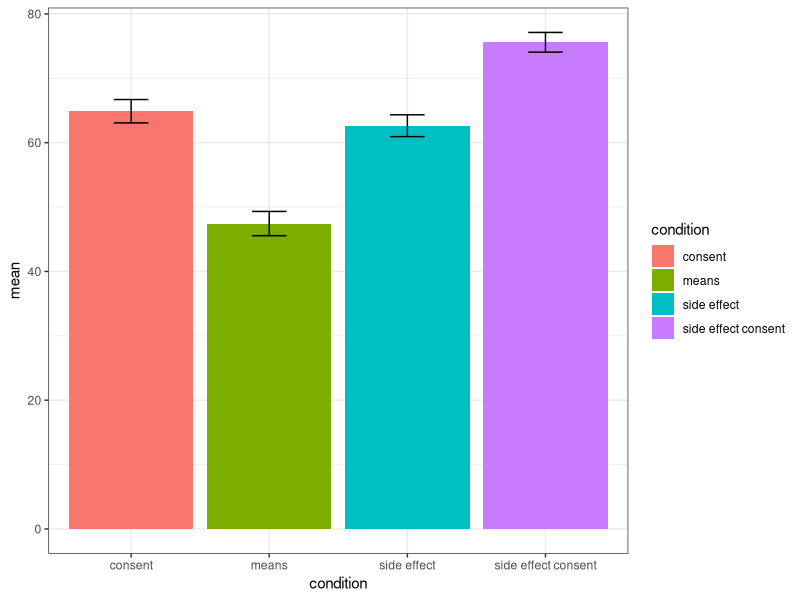
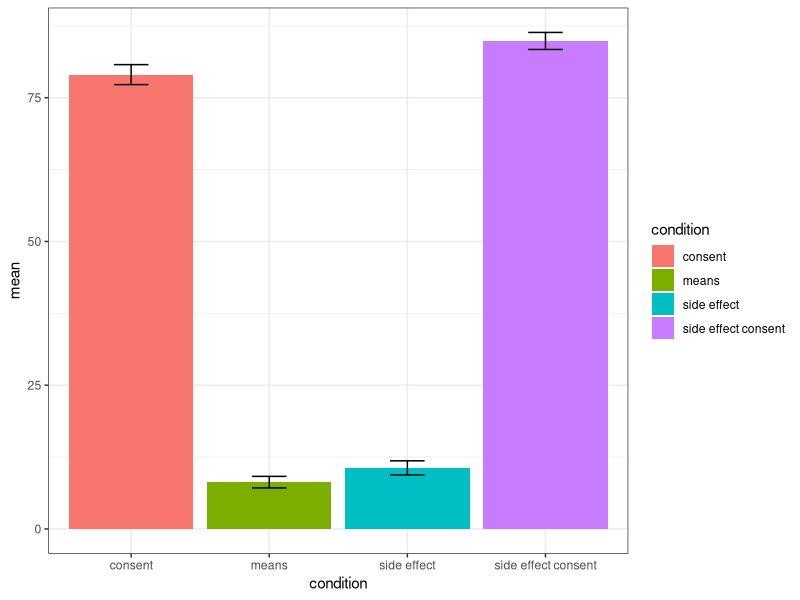
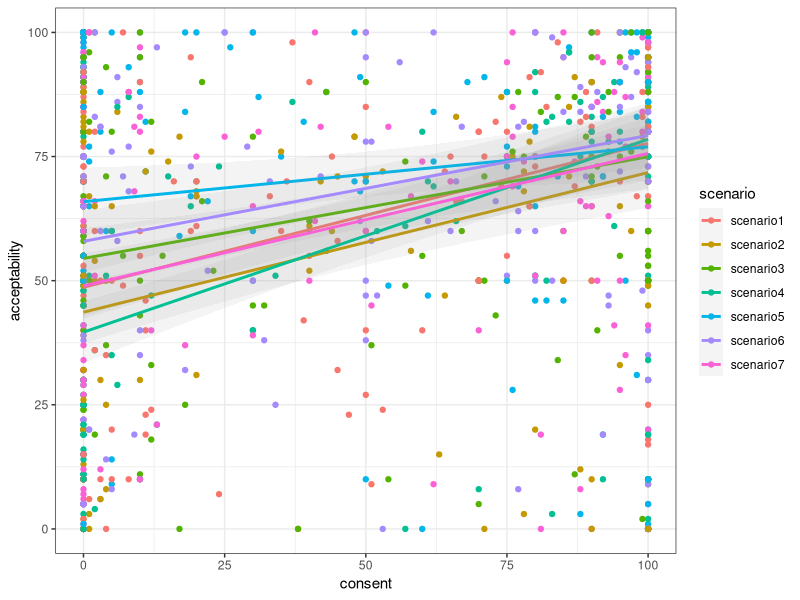

Source code (R) for these figures, in order:
install.packages("tidyverse")
install.packages("dplyr")
library(tidyverse)

setwd("/Users/maboca/Desktop/trolleyconsent")

d <- read.csv("trolley_consent_2_data.csv")

#View(d)

names(d)
means1 <- grep("means_1", names(d))
means2 <- grep("meansConQ_1", names(d))
cons1 <- grep("cons_1", names(d)) #how do i get rid of all of the sidecons ones
cons1s <- grep("side", names(d[cons1]))
cons1 <- cons1[-c(cons1s)]
cons2 <- grep("consConQ_1", names(d))
cons2s <- grep("side", names(d[cons2]))
cons2 <- cons2[-c(cons2s)]
side1 <- grep("side_1", names(d))
side2 <- grep("sideConQ_1", names(d)) 
sidecons1 <- grep("sidecons_1", names(d))
sidecons2 <- grep("sideconsConQ_1", names(d))
time <- grep("Submit", names(d)) 

#View (d)
dp <- d[, c(9, time, means1, means2, cons1, cons2, side1, side2, sidecons1, sidecons2)] #what does 8 mean oh it means ID
#View(dp)
dp$totaltime <- rowSums(dp[,2:29], na.rm = TRUE)
#View(dp)
dp <- dp %>% select(-c(2:29)) %>% filter(dp$totaltime > 80) %>%#there seems to be an error here and i think it's because total time has no value  
  gather(question, response, -c(1,58), na.rm = TRUE) %>% ##what does the 57 mean here
  mutate(dv = case_when( #dv is a new set of data with these two conditions
    str_detect(question, "ConQ")~"consent",
    str_detect(question, "1")~"acceptability"
  ), 
  scenario = case_when(
    str_detect(question, "MSH")~"scenario1",
    str_detect(question, "NS")~"scenario2",
    str_detect(question, "MR")~"scenario3",
    str_detect(question, "MFT")~"scenario4",
    str_detect(question, "NP")~"scenario5",
    str_detect(question, "SS")~"scenario6",
    str_detect(question, "BB")~"scenario7",
  ),
  scenario = factor(scenario, levels = c("scenario1", "scenario2", "scenario3", ##what does factor mean again - these are distinct things
                                         "scenario4", "scenario5", "scenario6",
                                         "scenario7")),
  condition = case_when(
    str_detect(question, "sidecons")~"side effect consent",
    str_detect(question, "means")~"means",
    str_detect(question, "side")~"side effect", #this could be a problem
    str_detect(question, "cons")~"consent"
  ))

View(dp)

d.sum <- dp %>% group_by(dv, 
                         #scenario, 
                         condition) %>% #add scenario for grouping by scenario
  summarise(mean = mean(response, na.rm = TRUE), 
            n = length(response), 
            sd = sd(response),
            se = sd/(sqrt(n))
  )

fig1 <- d.sum %>% filter(dv != "consent") %>%  #these are all of the resuls of acceptability by scenario
  #filter(scenario == "scenario1" | scenario == "scenario2" | scenario == "scenario3"
   #      | scenario == "scenario4" | scenario == "scenario5" | scenario == "scenario6" | scenario == "scenario7") %>%
  ggplot(aes(y = mean, x = condition, fill = condition)) + 
  geom_bar(stat = "identity", position = "dodge") +  
  geom_errorbar(aes(ymin = mean - se, ymax = mean + se), width = 0.25, position = "dodge") +
  #facet_wrap(~scenario) +
  theme_bw()

#t.test(dp$response[dp$scenario == "scenario1" & dp$condition == "means" & dp$dv == "acceptability"], 
      # dp$response[dp$scenario == "scenario1" & dp$condition == "side effect" & dp$dv == "acceptability"])

fig2 <- d.sum %>% filter(dv == "consent") %>% 
  ggplot(aes(y = mean, x = condition, fill = condition)) + 
  geom_bar(stat = "identity", position = "dodge") +  
  geom_errorbar(aes(ymin = mean - se, ymax = mean + se), width = 0.25, position = "dodge") +
  #facet_wrap(~scenario) +
  theme_bw()

dpw <- dp %>% select(-question) %>% 
  #filter(condition != "side effect") %>% 
  spread(dv, response)
View(dpw)

fig3 <- dpw %>% #filter(dv == "consent") %>% 
  ggplot(aes(y = acceptability, x = consent, color = scenario)) + 
  geom_point(stat = "identity") +
  geom_smooth(method = lm, alpha = 0.1) + 
  #facet_wrap(~scenario) + #potentially comment this line out
  theme_bw()

cor.test(x = dpw$consent[dpw$scenario == "scenario1"], y = dpw$acceptability[dpw$scenario == "scenario1"])
cor.test(x = dpw$consent[dpw$scenario == "scenario2"], y = dpw$acceptability[dpw$scenario == "scenario2"])
cor.test(x = dpw$consent[dpw$scenario == "scenario3"], y = dpw$acceptability[dpw$scenario == "scenario3"])
cor.test(x = dpw$consent[dpw$scenario == "scenario4"], y = dpw$acceptability[dpw$scenario == "scenario4"])
cor.test(x = dpw$consent[dpw$scenario == "scenario5"], y = dpw$acceptability[dpw$scenario == "scenario5"])
cor.test(x = dpw$consent[dpw$scenario == "scenario6"], y = dpw$acceptability[dpw$scenario == "scenario6"])
cor.test(x = dpw$consent[dpw$scenario == "scenario7"], y = dpw$acceptability[dpw$scenario == "scenario7"])


d.overall <- dp %>% group_by(dv, condition) %>% 
  summarise(mean = mean(response))

View(d.sum)
